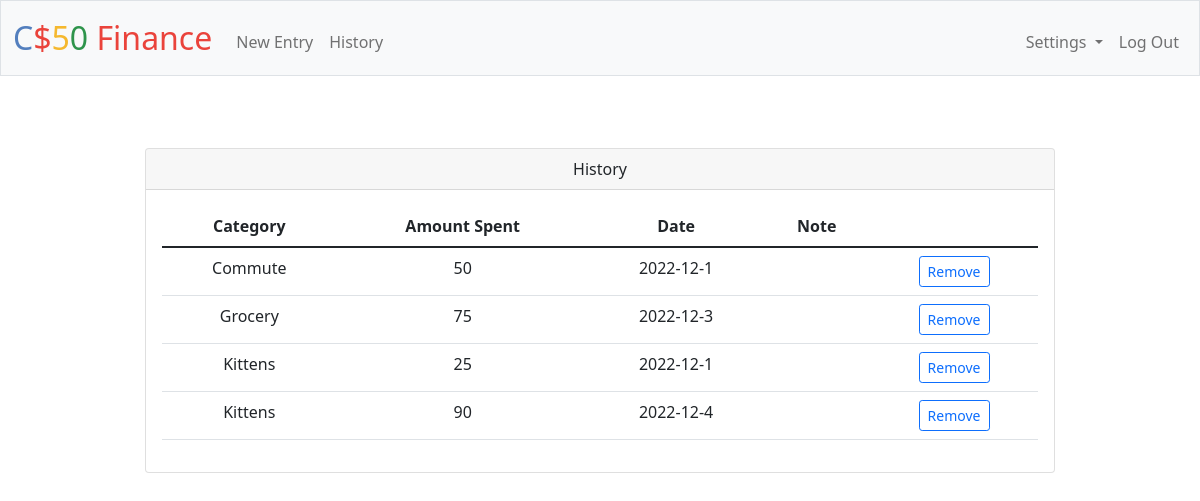
Screenshot of /history (signed in) with the database file from the repository.
### tables this page shows
CREATE TABLE entries (
    id INTEGER PRIMARY KEY AUTOINCREMENT NOT NULL,
    amount NUMERIC NOT NULL,
    description TEXT,
    year NUMRIC NOT NULL,
    month NUMRIC NOT NULL,
    day NUMRIC NOT NULL,
    user_id INTEGER NOT NULL,
    category_id INTEGER NOT NULL,
    FOREIGN KEY (user_id) REFERENCES users (id)
);

CREATE TABLE categories (
    id INTEGER PRIMARY KEY AUTOINCREMENT NOT NULL,
    category TEXT NOT NULL,
    user_id INTEGER NOT NULL,
    FOREIGN KEY (user_id) REFERENCES users (id)
);

### app.py (the view)
@app.route("/history", methods=["GET", "POST"])
@login_required
def history():
    if request.method == "POST":
        if 'remove_button' in request.form:
            id = request.form['remove_button']
            db.execute("DELETE FROM entries WHERE user_id=? AND id=?", session["user_id"], id)
            return redirect("/history")
        return apology("entry doesn't exist", 400)
    else:
        history = db.execute(""" SELECT amount, description, year, month, day, entries.id, categories.category
                    FROM entries LEFT JOIN categories ON category_id = categories.id
                    WHERE entries.user_id=?""", session["user_id"])
        history = pd.DataFrame.from_dict(history)
        history.category.fillna(value=place_holder, inplace=True)
        history = history.to_dict('records')
        return render_template("history.html", history=history)

### app.py (called while the page is built)
@app.after_request
def after_request(response):
    response.headers["Cache-Control"] = "no-cache, no-store, must-revalidate"
    response.headers["Expires"] = 0
    response.headers["Pragma"] = "no-cache"
    return response

### helpers.py (called while the page is built)
def login_required(f):
    @wraps(f)
    def decorated_function(*args, **kwargs):
        if session.get("user_id") is None:
            return redirect("/login")
        return f(*args, **kwargs)
    return decorated_function

### templates/history.html (shortened to what this page needs)
{% extends "layout.html" %}
{% block main %}
  <div class="container-sm px-4 mt-4">
    <div class="col-xl-10 offset-lg-1">
      <div class="card mb-3">
        <div class="card-header">History</div>
        <div class="card-body">
          <table class="table">
            <thead>
              <tr>
                <th scope="col">Category</th>
                <th scope="col">Amount Spent</th>
                <th scope="col">Date</th>
                <th scope="col">Note</th>
              </tr>
            </thead>
            <tbody>
              <form action="/history" method="POST">
              {% for item in history %}
                  <tr>
                    <td>{{item.category|e}}</td>
                    <td>{{item.amount|e}}</td>
                    <td>{{item.year|e}}-{{item.month|e}}-{{item.day|e}}</td>
                    <td>{{item.description|e}}</td>
                    <td><button class="btn btn-outline-primary btn-sm" type="submit" name="remove_button" value="{{item.id|e}}">Remove</button></td>
                  </tr>
                {% endfor %}
              </form>
            </tbody>
          </table>
        </div>
      </div>
    </div>
  </div>
{% endblock %}

### templates/layout.html (shortened to what this page needs)
<!DOCTYPE html>
<html lang="en">
  <head>
    <link href="https://cdn.jsdelivr.net/npm/bootstrap@5.1.3/dist/css/bootstrap.min.css" rel="stylesheet">
    <link href="/static/styles.css" rel="stylesheet">
  </head>
  <body>
    <nav class="bg-light border navbar navbar-expand-md navbar-light">
      <div class="container-fluid">
        <a class="navbar-brand" href="/"><span class="blue">C</span><span class="red">$</span><span class="yellow">5</span><span class="green">0</span> <span class="red">Finance</span></a>
        <div class="collapse navbar-collapse" id="navbar">
          {% if session["user_id"] %}
            <ul class="navbar-nav me-auto mt-2">
              <li class="nav-item"><a class="nav-link" href="/entry">New Entry</a></li>
              <li class="nav-item"><a class="nav-link" href="/history">History</a></li>
            </ul>
            <ul class="navbar-nav ms-auto mt-2">
              <li class="nav-item dropdown">
                <a class="nav-link dropdown-toggle" href="#" role="button" data-bs-toggle="dropdown" aria-expanded="false">
                  Settings
                </a>
              </li>
              <li class="nav-item"><a class="nav-link" href="/logout">Log Out</a></li>
            </ul>
          {% else %}
            <ul class="navbar-nav ms-auto mt-2">
              <li class="nav-item"><a class="nav-link" href="/register">Register</a></li>
              <li class="nav-item"><a class="nav-link" href="/login">Log In</a></li>
            </ul>
          {% endif %}
        </div>
      </div>
    </nav>
    <main class="container-fluid py-5 text-center">
      {% block main %}{% endblock %}
    </main>
  </body>
</html>

### static/styles.css (style rules this page uses)
nav .navbar-brand { font-size: xx-large; }
nav .navbar-brand .blue { color: #537fbe; }
nav .navbar-brand .red { color: #ea433b; }
nav .navbar-brand .yellow { color: #f5b82e; }
nav .navbar-brand .green { color: #2e944b; }

### rows the page displays
entries: category "Commute", amount "50", year "2022", month "12", day "1"
entries: category "Grocery", amount "75", year "2022", month "12", day "3", {{ item.id|e }} 2 (drawn)
entries: category "Kittens", amount "90", year "2022", month "12", day "4"

### other values shown
{{ item.category|e }} "Kittens"
{{ item.amount|e }} "25"
{{ item.year|e }} "2022"
{{ item.month|e }} "12"
{{ item.day|e }} "1"
